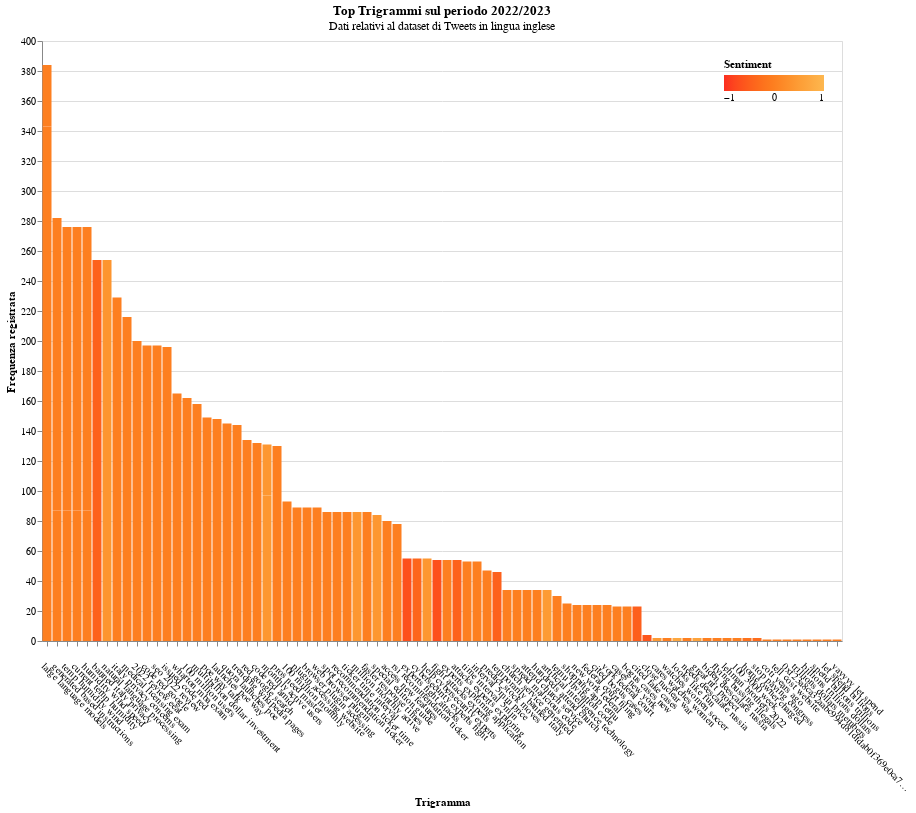

This figure's notebook cell:
### Code cell
test

### Figure 1 — Vega-Lite specification as saved in the notebook (floating-point values rounded to 4 significant figures)
{"config": {"view": {"continuousWidth": 300, "continuousHeight": 300}, "axisX": {"labelAlign": "left", "labelAngle": 45, "labelPadding": 15}, "legend": {"orient": "top-right"}}, "data": {"name": "data-8f4fbc88b54c85a1e0588e155d1a4e49"}, "mark": {"type": "bar"}, "encoding": {"color": {"field": "Sentiment", "scale": {"domain": [-1, 1], "range": ["#FC2E20", "#FD7F20", "#FDB750"]}, "type": "quantitative"}, "tooltip": [{"field": "Trigram", "title": "Trigramma", "type": "nominal"}, {"field": "Frequency", "title": "frequenza assoluta", "type": "quantitative"}], "x": {"field": "Trigram", "sort": "-y", "title": "Trigramma", "type": "nominal"}, "y": {"field": "Frequency", "title": "Frequenza registrata", "type": "quantitative"}}, "height": 600, "params": [{"name": "param_86", "select": {"type": "point", "fields": ["MonthName"]}, "bind": {"input": "select", "options": ["Settembre", "Ottobre", "Dicembre", "Gennaio", "Febbraio", "Marzo", "Aprile", "Maggio", "Giugno", null], "labels": ["Settembre ", "Ottobre ", "Dicembre ", "Gennaio ", "Febbraio ", "Marzo ", "Aprile ", "Maggio ", "Giugno ", "All"], "name": "Selettore del periodo: "}}, {"name": "param_87", "select": {"type": "point", "nearest": true, "on": "mouseover"}}], "resolve": {"scale": {"y": "independent"}}, "title": {"text": "Top Trigrammi sul periodo 2022/2023", "subtitle": "Dati relativi al dataset di Tweets in lingua inglese"}, "transform": [{"filter": {"param": "param_86"}}], "width": 800, "$schema": "https://vega.github.io/schema/vega-lite/v5.8.0.json", "datasets": {"data-8f4fbc88b54c85a1e0588e155d1a4e49": [{"Month": 4, "Trigram": "banned italy privacy", "Frequency": 146, "Sentiment": -0.4588, "MonthName": "Aprile"}, {"Month": 4, "Trigram": "spot recommendation ticker", "Frequency": 86, "Sentiment": 0.0, "MonthName": "Aprile"}, {"Month": 4, "Trigram": "recommendation ticker time", "Frequency": 86, "Sentiment": 0.0, "MonthName": "Aprile"}, {"Month": 4, "Trigram": "ticker time interval", "Frequency": 86, "Sentiment": 0.0, "MonthName": "Aprile"}, {"Month": 4, "Trigram": "special edition guide", "Frequency": 84, "Sentiment": 0.4019, "MonthName": "Aprile"}, {"Month": 4, "Trigram": "rsi recommendation ticker", "Frequency": 78, "Sentiment": 0.0, "MonthName": "Aprile"}, {"Month": 4, "Trigram": "time interval 5min", "Frequency": 53, "Sentiment": 0.0, "MonthName": "Aprile"}, {"Month": 4, "Trigram": "interval 5min price", "Frequency": 53, "Sentiment": 0.0, "MonthName": "Aprile"}, {"Month": 4, "Trigram": "predict stock moves", "Frequency": 47, "Sentiment": 0.0, "MonthName": "Aprile"}, {"Month": 4, "Trigram": "italy privacy concerns", "Frequency": 142, "Sentiment": 0.0, "MonthName": "Aprile"}, {"Month": 12, "Trigram": "code red amid", "Frequency": 132, "Sentiment": 0.0, "MonthName": "Dicembre"}, {"Month": 12, "Trigram": "pros need master", "Frequency": 130, "Sentiment": 0.0, "MonthName": "Dicembre"}, {"Month": 12, "Trigram": "2022 review eeat", "Frequency": 200, "Sentiment": 0.0, "MonthName": "Dicembre"}, {"Month": 12, "Trigram": "quora launches poe", "Frequency": 145, "Sentiment": 0.0, "MonthName": "Dicembre"}, {"Month": 12, "Trigram": "red google search", "Frequency": 134, "Sentiment": 0.0, "MonthName": "Dicembre"}, {"Month": 12, "Trigram": "issued code red", "Frequency": 196, "Sentiment": 0.0, "MonthName": "Dicembre"}, {"Month": 12, "Trigram": "poe way talk", "Frequency": 149, "Sentiment": 0.0, "MonthName": "Dicembre"}, {"Month": 12, "Trigram": "code red google", "Frequency": 197, "Sentiment": 0.0, "MonthName": "Dicembre"}, {"Month": 12, "Trigram": "seo 2022 review", "Frequency": 197, "Sentiment": 0.0, "MonthName": "Dicembre"}, {"Month": 12, "Trigram": "launches poe way", "Frequency": 148, "Sentiment": 0.0, "MonthName": "Dicembre"}, {"Month": 2, "Trigram": "million monthly active", "Frequency": 86, "Sentiment": 0.4019, "MonthName": "Febbraio"}, {"Month": 2, "Trigram": "generated based instructions", "Frequency": 87, "Sentiment": 0.0, "MonthName": "Febbraio"}, {"Month": 2, "Trigram": "monthly active users", "Frequency": 97, "Sentiment": 0.4019, "MonthName": "Febbraio"}, {"Month": 2, "Trigram": "access new features", "Frequency": 80, "Sentiment": 0.0, "MonthName": "Febbraio"}, {"Month": 2, "Trigram": "faster response times", "Frequency": 86, "Sentiment": 0.0, "MonthName": "Febbraio"}, {"Month": 2, "Trigram": "100 million users", "Frequency": 118, "Sentiment": 0.0, "MonthName": "Febbraio"}, {"Month": 2, "Trigram": "100 million monthly", "Frequency": 93, "Sentiment": 0.0, "MonthName": "Febbraio"}, {"Month": 2, "Trigram": "temp humidity wind", "Frequency": 87, "Sentiment": 0.0, "MonthName": "Febbraio"}, {"Month": 2, "Trigram": "current temp humidity", "Frequency": 87, "Sentiment": 0.0, "MonthName": "Febbraio"}, {"Month": 2, "Trigram": "humidity wind speed", "Frequency": 87, "Sentiment": 0.0, "MonthName": "Febbraio"}, {"Month": 1, "Trigram": "current temp humidity", "Frequency": 189, "Sentiment": 0.0, "MonthName": "Gennaio"}, {"Month": 1, "Trigram": "large language models", "Frequency": 304, "Sentiment": 0.0, "MonthName": "Gennaio"}, {"Month": 1, "Trigram": "natural language processing", "Frequency": 254, "Sentiment": 0.3612, "MonthName": "Gennaio"}, {"Month": 1, "Trigram": "medical licensing exam", "Frequency": 216, "Sentiment": 0.0, "MonthName": "Gennaio"}, {"Month": 1, "Trigram": "generated based instructions", "Frequency": 195, "Sentiment": 0.0, "MonthName": "Gennaio"}, {"Month": 1, "Trigram": "humidity wind speed", "Frequency": 189, "Sentiment": 0.0, "MonthName": "Gennaio"}, {"Month": 1, "Trigram": "wharton mba exam", "Frequency": 165, "Sentiment": 0.0, "MonthName": "Gennaio"}, {"Month": 1, "Trigram": "multibillion dollar investment", "Frequency": 158, "Sentiment": 0.0, "MonthName": "Gennaio"}, {"Month": 1, "Trigram": "trending wikipedia pages", "Frequency": 144, "Sentiment": 0.0, "MonthName": "Gennaio"}, {"Month": 1, "Trigram": "temp humidity wind", "Frequency": 189, "Sentiment": 0.0, "MonthName": "Gennaio"}, {"Month": 6, "Trigram": "church service generated", "Frequency": 34, "Sentiment": 0.0, "MonthName": "Giugno"}, {"Month": 6, "Trigram": "spread malicious code", "Frequency": 34, "Sentiment": 0.0, "MonthName": "Giugno"}, {"Month": 6, "Trigram": "experts fight attacks", "Frequency": 55, "Sentiment": -0.6705, "MonthName": "Giugno"}, {"Month": 6, "Trigram": "fight attacks experts", "Frequency": 54, "Sentiment": -0.6705, "MonthName": "Giugno"}, {"Month": 6, "Trigram": "attend church service", "Frequency": 34, "Sentiment": 0.0, "MonthName": "Giugno"}, {"Month": 6, "Trigram": "experts exploring application", "Frequency": 54, "Sentiment": 0.0, "MonthName": "Giugno"}, {"Month": 6, "Trigram": "cybersecurity experts fight", "Frequency": 55, "Sentiment": -0.3818, "MonthName": "Giugno"}, {"Month": 6, "Trigram": "attacks experts exploring", "Frequency": 54, "Sentiment": -0.4404, "MonthName": "Giugno"}, {"Month": 6, "Trigram": "help cybersecurity experts", "Frequency": 55, "Sentiment": 0.4019, "MonthName": "Giugno"}, {"Month": 6, "Trigram": "hundreds attend church", "Frequency": 34, "Sentiment": 0.0, "MonthName": "Giugno"}, {"Month": 5, "Trigram": "new york federal", "Frequency": 24, "Sentiment": 0.0, "MonthName": "Maggio"}, {"Month": 5, "Trigram": "cases new york", "Frequency": 23, "Sentiment": 0.0, "MonthName": "Maggio"}, {"Month": 5, "Trigram": "bogus cases new", "Frequency": 23, "Sentiment": 0.0, "MonthName": "Maggio"}, {"Month": 5, "Trigram": "federal court filing", "Frequency": 24, "Sentiment": 0.0, "MonthName": "Maggio"}, {"Month": 5, "Trigram": "cited bogus cases", "Frequency": 24, "Sentiment": 0.0, "MonthName": "Maggio"}, {"Month": 5, "Trigram": "shopping app temu", "Frequency": 25, "Sentiment": 0.0, "MonthName": "Maggio"}, {"Month": 5, "Trigram": "temu invitation code", "Frequency": 30, "Sentiment": 0.0, "MonthName": "Maggio"}, {"Month": 5, "Trigram": "large language models", "Frequency": 39, "Sentiment": 0.0, "MonthName": "Maggio"}, {"Month": 5, "Trigram": "cited fake cases", "Frequency": 23, "Sentiment": -0.4767, "MonthName": "Maggio"}, {"Month": 5, "Trigram": "york federal court", "Frequency": 24, "Sentiment": 0.0, "MonthName": "Maggio"}, {"Month": 3, "Trigram": "italy privacy concerns", "Frequency": 87, "Sentiment": 0.0, "MonthName": "Marzo"}, {"Month": 3, "Trigram": "artificial intelligence technology", "Frequency": 34, "Sentiment": 0.4767, "MonthName": "Marzo"}, {"Month": 3, "Trigram": "100 million users", "Frequency": 44, "Sentiment": 0.0, "MonthName": "Marzo"}, {"Month": 3, "Trigram": "temporarily banned italy", "Frequency": 46, "Sentiment": -0.4588, "MonthName": "Marzo"}, {"Month": 3, "Trigram": "large language models", "Frequency": 41, "Sentiment": 0.0, "MonthName": "Marzo"}, {"Month": 3, "Trigram": "plugin accessing website", "Frequency": 89, "Sentiment": 0.0, "MonthName": "Marzo"}, {"Month": 3, "Trigram": "browser plugin accessing", "Frequency": 89, "Sentiment": 0.0, "MonthName": "Marzo"}, {"Month": 3, "Trigram": "banned italy privacy", "Frequency": 108, "Sentiment": -0.4588, "MonthName": "Marzo"}, {"Month": 3, "Trigram": "monthly active users", "Frequency": 34, "Sentiment": 0.4019, "MonthName": "Marzo"}, {"Month": 3, "Trigram": "web browser plugin", "Frequency": 89, "Sentiment": 0.0, "MonthName": "Marzo"}, {"Month": 10, "Trigram": "close nuclear war", "Frequency": 4, "Sentiment": -0.5994, "MonthName": "Ottobre"}, {"Month": 10, "Trigram": "cares watches women", "Frequency": 2, "Sentiment": 0.4588, "MonthName": "Ottobre"}, {"Month": 10, "Trigram": "watches women soccer", "Frequency": 2, "Sentiment": 0.0, "MonthName": "Ottobre"}, {"Month": 10, "Trigram": "looks like fun", "Frequency": 2, "Sentiment": 0.7003, "MonthName": "Ottobre"}, {"Month": 10, "Trigram": "coti years ago", "Frequency": 1, "Sentiment": 0.0, "MonthName": "Ottobre"}, {"Month": 10, "Trigram": "needs deescalate russia", "Frequency": 2, "Sentiment": 0.0, "MonthName": "Ottobre"}, {"Month": 10, "Trigram": "great nft project", "Frequency": 2, "Sentiment": 0.6249, "MonthName": "Ottobre"}, {"Month": 10, "Trigram": "biden deescalate russia", "Frequency": 2, "Sentiment": 0.0, "MonthName": "Ottobre"}, {"Month": 10, "Trigram": "tell cost website", "Frequency": 1, "Sentiment": 0.0, "MonthName": "Ottobre"}, {"Month": 10, "Trigram": "0xf23a8ca32aabc994d81dfdab0f369e0ca752a3ad testnet test", "Frequency": 1, "Sentiment": 0.0, "MonthName": "Ottobre"}, {"Month": 9, "Trigram": "flying bussing illegals", "Frequency": 2, "Sentiment": 0.0, "MonthName": "Settembre"}, {"Month": 9, "Trigram": "trillions dollars members", "Frequency": 1, "Sentiment": 0.0, "MonthName": "Settembre"}, {"Month": 9, "Trigram": "lehman brothers 2022", "Frequency": 2, "Sentiment": 0.0, "MonthName": "Settembre"}, {"Month": 9, "Trigram": "billions trillions dollars", "Frequency": 1, "Sentiment": 0.0, "MonthName": "Settembre"}, {"Month": 9, "Trigram": "spend billions trillions", "Frequency": 1, "Sentiment": 0.0, "MonthName": "Settembre"}, {"Month": 9, "Trigram": "let spend billions", "Frequency": 1, "Sentiment": 0.0, "MonthName": "Settembre"}, {"Month": 9, "Trigram": "yayyyy let spend", "Frequency": 1, "Sentiment": 0.0, "MonthName": "Settembre"}, {"Month": 9, "Trigram": "100 3000 week", "Frequency": 2, "Sentiment": 0.0, "MonthName": "Settembre"}, {"Month": 9, "Trigram": "home owner charged", "Frequency": 2, "Sentiment": -0.2023, "MonthName": "Settembre"}, {"Month": 9, "Trigram": "stop paying congress", "Frequency": 2, "Sentiment": -0.296, "MonthName": "Settembre"}]}}
